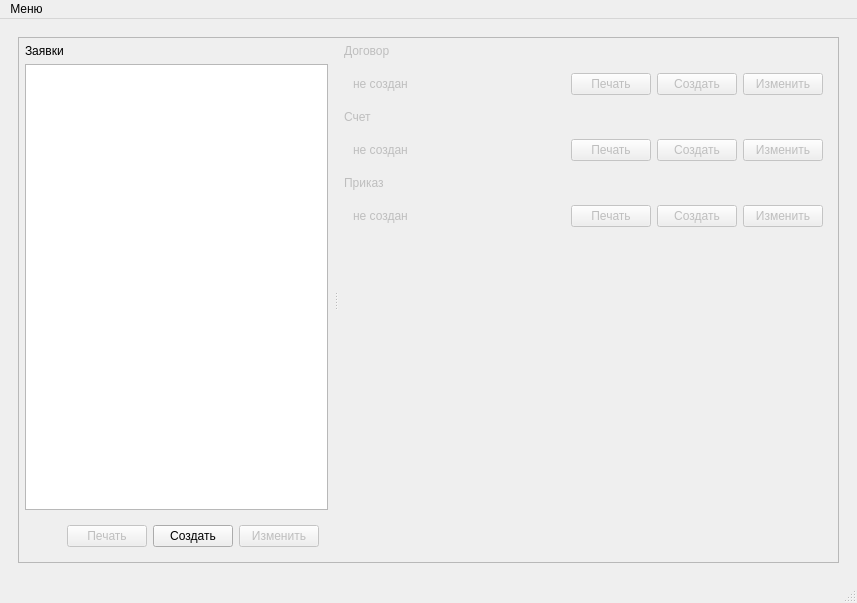
<?xml version="1.0" encoding="UTF-8"?>
<ui version="4.0">
 <class>MainWindow</class>
 <widget class="QMainWindow" name="MainWindow">
  <property name="geometry">
   <rect>
    <x>0</x>
    <y>0</y>
    <width>857</width>
    <height>603</height>
   </rect>
  </property>
  <property name="windowTitle">
   <string>MainWindow</string>
  </property>
  <widget class="QWidget" name="centralwidget">
   <layout class="QVBoxLayout" name="verticalLayout">
    <item>
     <widget class="QWidget" name="widget" native="true">
      <layout class="QVBoxLayout" name="verticalLayout_3">
       <item>
        <widget class="QSplitter" name="splitter">
         <property name="frameShape">
          <enum>QFrame::StyledPanel</enum>
         </property>
         <property name="frameShadow">
          <enum>QFrame::Sunken</enum>
         </property>
         <property name="orientation">
          <enum>Qt::Horizontal</enum>
         </property>
         <property name="childrenCollapsible">
          <bool>false</bool>
         </property>
         <widget class="QWidget" name="verticalWidget" native="true">
          <layout class="QVBoxLayout" name="verticalLayout_2">
           <property name="leftMargin">
            <number>6</number>
           </property>
           <property name="topMargin">
            <number>6</number>
           </property>
           <property name="rightMargin">
            <number>6</number>
           </property>
           <property name="bottomMargin">
            <number>6</number>
           </property>
           <item>
            <widget class="QLabel" name="label">
             <property name="text">
              <string>Заявки</string>
             </property>
            </widget>
           </item>
           <item>
            <widget class="QListView" name="tblApplications"/>
           </item>
           <item>
            <widget class="QWidget" name="widget_2" native="true">
             <layout class="QHBoxLayout" name="horizontalLayout_5">
              <item>
               <spacer name="spacer">
                <property name="orientation">
                 <enum>Qt::Horizontal</enum>
                </property>
                <property name="sizeHint" stdset="0">
                 <size>
                  <width>40</width>
                  <height>20</height>
                 </size>
                </property>
               </spacer>
              </item>
              <item>
               <widget class="QPushButton" name="btnPrintApplication">
                <property name="enabled">
                 <bool>false</bool>
                </property>
                <property name="text">
                 <string>Печать</string>
                </property>
               </widget>
              </item>
              <item>
               <widget class="QPushButton" name="btnCreateApplication">
                <property name="text">
                 <string>Создать</string>
                </property>
               </widget>
              </item>
              <item>
               <widget class="QPushButton" name="btnEditApplication">
                <property name="enabled">
                 <bool>false</bool>
                </property>
                <property name="text">
                 <string>Изменить</string>
                </property>
               </widget>
              </item>
             </layout>
            </widget>
           </item>
          </layout>
         </widget>
         <widget class="QScrollArea" name="pnlDocuments">
          <property name="enabled">
           <bool>false</bool>
          </property>
          <property name="minimumSize">
           <size>
            <width>500</width>
            <height>0</height>
           </size>
          </property>
          <property name="frameShape">
           <enum>QFrame::NoFrame</enum>
          </property>
          <property name="widgetResizable">
           <bool>true</bool>
          </property>
          <widget class="QWidget" name="scrollAreaWidgetContents_2">
           <property name="geometry">
            <rect>
             <x>0</x>
             <y>0</y>
             <width>500</width>
             <height>522</height>
            </rect>
           </property>
           <layout class="QVBoxLayout" name="verticalLayout_4">
            <property name="leftMargin">
             <number>6</number>
            </property>
            <property name="topMargin">
             <number>6</number>
            </property>
            <property name="rightMargin">
             <number>6</number>
            </property>
            <property name="bottomMargin">
             <number>6</number>
            </property>
            <item>
             <widget class="QLabel" name="label_2">
              <property name="text">
               <string>Договор</string>
              </property>
             </widget>
            </item>
            <item>
             <widget class="QWidget" name="horizontalWidget" native="true">
              <layout class="QHBoxLayout" name="horizontalLayout">
               <item>
                <widget class="QLabel" name="lblContractNumber">
                 <property name="text">
                  <string>не создан</string>
                 </property>
                </widget>
               </item>
               <item>
                <spacer name="spacer_2">
                 <property name="orientation">
                  <enum>Qt::Horizontal</enum>
                 </property>
                 <property name="sizeHint" stdset="0">
                  <size>
                   <width>40</width>
                   <height>20</height>
                  </size>
                 </property>
                </spacer>
               </item>
               <item>
                <widget class="QPushButton" name="btnPrintContract">
                 <property name="enabled">
                  <bool>false</bool>
                 </property>
                 <property name="text">
                  <string>Печать</string>
                 </property>
                </widget>
               </item>
               <item>
                <widget class="QPushButton" name="btnCreateContract">
                 <property name="text">
                  <string>Создать</string>
                 </property>
                </widget>
               </item>
               <item>
                <widget class="QPushButton" name="btnEditContract">
                 <property name="enabled">
                  <bool>false</bool>
                 </property>
                 <property name="text">
                  <string>Изменить</string>
                 </property>
                </widget>
               </item>
              </layout>
             </widget>
            </item>
            <item>
             <widget class="QLabel" name="label_3">
              <property name="text">
               <string>Счет</string>
              </property>
             </widget>
            </item>
            <item>
             <widget class="QWidget" name="horizontalWidget_2" native="true">
              <layout class="QHBoxLayout" name="horizontalLayout_2">
               <item>
                <widget class="QLabel" name="lblAccountNumber">
                 <property name="text">
                  <string>не создан</string>
                 </property>
                </widget>
               </item>
               <item>
                <spacer name="horizontalSpacer_3">
                 <property name="orientation">
                  <enum>Qt::Horizontal</enum>
                 </property>
                 <property name="sizeHint" stdset="0">
                  <size>
                   <width>40</width>
                   <height>20</height>
                  </size>
                 </property>
                </spacer>
               </item>
               <item>
                <widget class="QPushButton" name="btnPrintAccount">
                 <property name="enabled">
                  <bool>false</bool>
                 </property>
                 <property name="text">
                  <string>Печать</string>
                 </property>
                </widget>
               </item>
               <item>
                <widget class="QPushButton" name="btnCreateAccount">
                 <property name="text">
                  <string>Создать</string>
                 </property>
                </widget>
               </item>
               <item>
                <widget class="QPushButton" name="btnEditAccount">
                 <property name="enabled">
                  <bool>false</bool>
                 </property>
                 <property name="text">
                  <string>Изменить</string>
                 </property>
                </widget>
               </item>
              </layout>
             </widget>
            </item>
            <item>
             <widget class="QLabel" name="label_4">
              <property name="text">
               <string>Приказ</string>
              </property>
             </widget>
            </item>
            <item>
             <widget class="QWidget" name="horizontalWidget_3" native="true">
              <layout class="QHBoxLayout" name="horizontalLayout_3">
               <item>
                <widget class="QLabel" name="lblOrderNumber">
                 <property name="text">
                  <string>не создан</string>
                 </property>
                </widget>
               </item>
               <item>
                <spacer name="horizontalSpacer">
                 <property name="orientation">
                  <enum>Qt::Horizontal</enum>
                 </property>
                 <property name="sizeHint" stdset="0">
                  <size>
                   <width>40</width>
                   <height>20</height>
                  </size>
                 </property>
                </spacer>
               </item>
               <item>
                <widget class="QPushButton" name="btnPrintOrder">
                 <property name="enabled">
                  <bool>false</bool>
                 </property>
                 <property name="text">
                  <string>Печать</string>
                 </property>
                </widget>
               </item>
               <item>
                <widget class="QPushButton" name="btnCreateOrder">
                 <property name="text">
                  <string>Создать</string>
                 </property>
                </widget>
               </item>
               <item>
                <widget class="QPushButton" name="btnEditOrder">
                 <property name="enabled">
                  <bool>false</bool>
                 </property>
                 <property name="text">
                  <string>Изменить</string>
                 </property>
                </widget>
               </item>
              </layout>
             </widget>
            </item>
            <item>
             <spacer name="verticalSpacer">
              <property name="orientation">
               <enum>Qt::Vertical</enum>
              </property>
              <property name="sizeHint" stdset="0">
               <size>
                <width>20</width>
                <height>40</height>
               </size>
              </property>
             </spacer>
            </item>
           </layout>
          </widget>
         </widget>
        </widget>
       </item>
      </layout>
     </widget>
    </item>
   </layout>
  </widget>
  <widget class="QMenuBar" name="menubar">
   <property name="geometry">
    <rect>
     <x>0</x>
     <y>0</y>
     <width>857</width>
     <height>30</height>
    </rect>
   </property>
   <widget class="QMenu" name="menu">
    <property name="title">
     <string>Меню</string>
    </property>
    <addaction name="actExit"/>
   </widget>
   <addaction name="menu"/>
  </widget>
  <widget class="QStatusBar" name="statusbar"/>
  <action name="actSyncLocalStorage">
   <property name="text">
    <string>Синхронизация локальных заявок</string>
   </property>
  </action>
  <action name="actExit">
   <property name="text">
    <string>Выход</string>
   </property>
  </action>
 </widget>
 <resources/>
 <connections/>
</ui>
